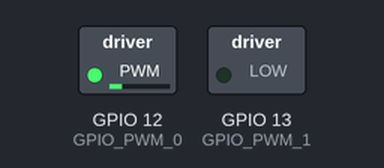
This program was run on a simulated Raspberry Pi (BCM pin numbers). Shown: switched loads named in the program (green lamp = pin HIGH). At 11.0 s the program stops and its outputs stay as they are.

Above: at 0.1 s.
At 5.1 s:
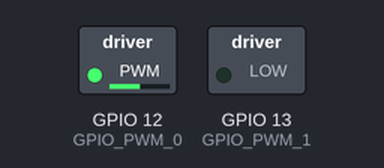
At 7.1 s:
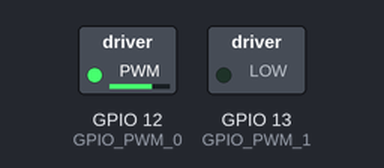
At 11.1 s:
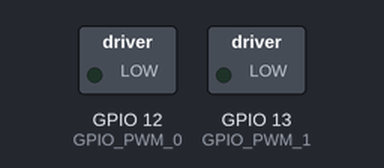
Timing chart, 0 to 12.5 s (numbered marks = the images above):
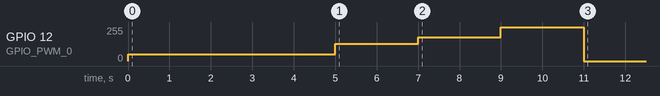

The program:

Motors_PWM.py
```python
import RPi.GPIO as GPIO
import time

GPIO_PWM_0 = 12
GPIO_PWM_1 = 13
WORK_TIME = 2
DUTY_CYCLE = 20
FREQUENCY = 100

GPIO.setmode(GPIO.BCM)

GPIO.setup(GPIO_PWM_0, GPIO.OUT)
GPIO.setup(GPIO_PWM_1, GPIO.OUT)

pwmOutput_0 = GPIO.PWM(GPIO_PWM_0, FREQUENCY)
pwmOutput_1 = GPIO.PWM(GPIO_PWM_1, 2 * FREQUENCY)

pwmOutput_0.start(DUTY_CYCLE)
#pwmOutput_1.start(DUTY_CYCLE)

time.sleep(5)

DUTY_CYCLE=50
pwmOutput_0.start(DUTY_CYCLE)
time.sleep(WORK_TIME)

DUTY_CYCLE=70
pwmOutput_0.start(DUTY_CYCLE)
time.sleep(WORK_TIME)

DUTY_CYCLE=100
pwmOutput_0.start(DUTY_CYCLE)
time.sleep(WORK_TIME)
pwmOutput_0.stop()
#pwmOutput_1.stop()
GPIO.cleanup()
```

Measured:
- by itself, GPIO 12 (GPIO_PWM_0): 0/255 → 51/255 at 0.00 s, → 128/255 5.0 s later, → 179/255 2.0 s later, → 255/255 2.0 s later, … (5 changes in this stretch)
